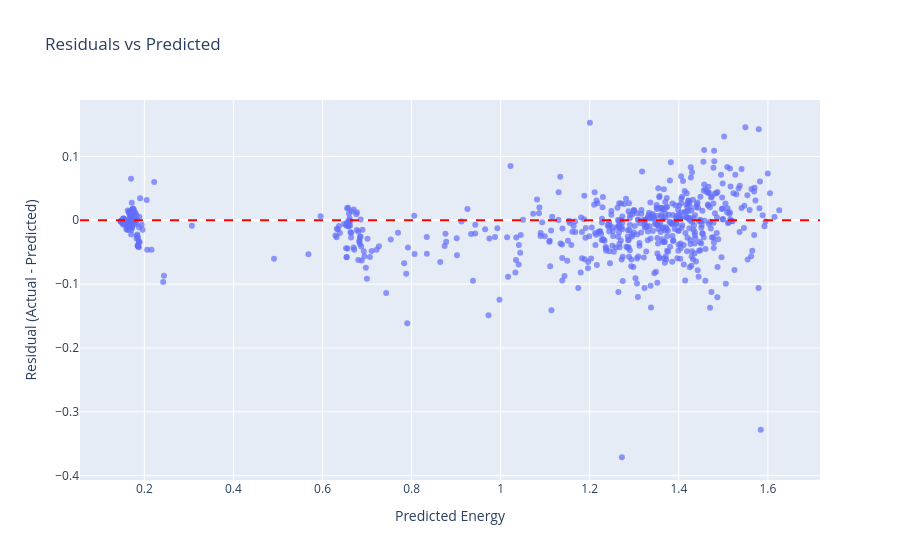

Here is the notebook cell this chart was saved with:
### Code cell
# Compute residuals
residuals = y_test - y_test_pred

# Create DataFrame for Plotly
res_df = pd.DataFrame({
    "Predicted": y_test_pred,
    "Residuals": residuals
}, index=y_test.index)

# Plot
fig = px.scatter(
    res_df,
    x="Predicted",
    y="Residuals",
    title="Residuals vs Predicted",
    labels={
        "Predicted": "Predicted Energy",
        "Residuals": "Residual (Actual - Predicted)"
    },
    opacity=0.7
)

# Add horizontal zero line
fig.add_hline(y=0, line_dash="dash", line_color="red")

fig.show()

### Figure 1 — Plotly figure (JSON) as saved in the notebook; plotly's stock layout.template omitted (floating-point values rounded to 4 significant figures; data arrays with more than 128 entries replaced by an {"elided": "..."} marker saying what was removed)
{"data": [{"hovertemplate": "Predicted Energy=%{x}<br>Residual (Actual - Predicted)=%{y}<extra></extra>", "legendgroup": "", "marker": {"color": "#636efa", "opacity": 0.7, "symbol": "circle"}, "mode": "markers", "name": "", "orientation": "v", "showlegend": false, "type": "scatter", "x": {"elided": "662 float values"}, "xaxis": "x", "y": {"elided": "662 float values"}, "yaxis": "y"}], "layout": {"legend": {"tracegroupgap": 0}, "shapes": [{"line": {"color": "red", "dash": "dash"}, "type": "line", "x0": 0, "x1": 1, "xref": "x domain", "y0": 0, "y1": 0, "yref": "y"}], "title": {"text": "Residuals vs Predicted"}, "xaxis": {"anchor": "y", "domain": [0, 1], "title": {"text": "Predicted Energy"}}, "yaxis": {"anchor": "x", "domain": [0, 1], "title": {"text": "Residual (Actual - Predicted)"}}}}
